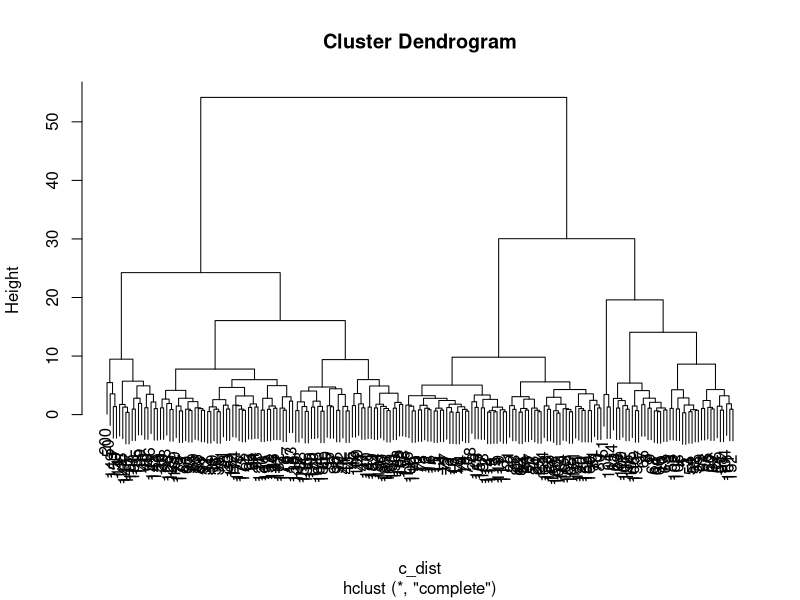
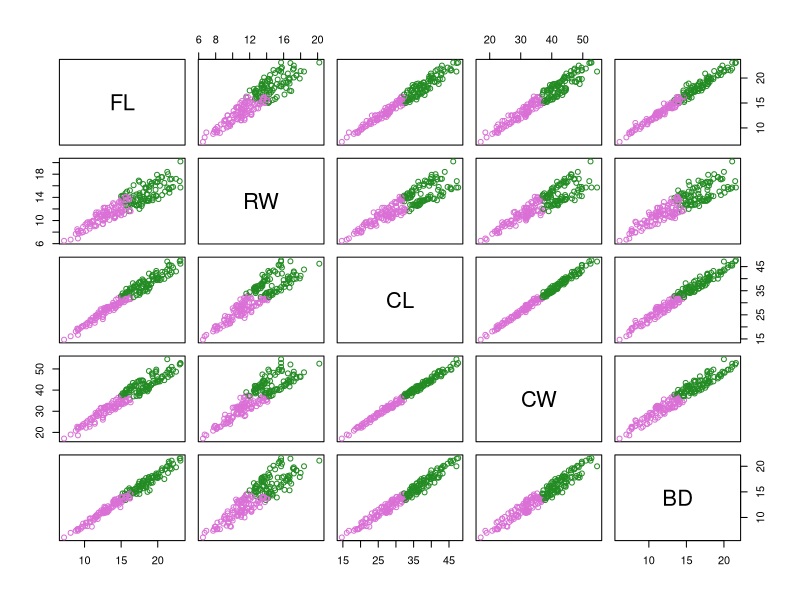
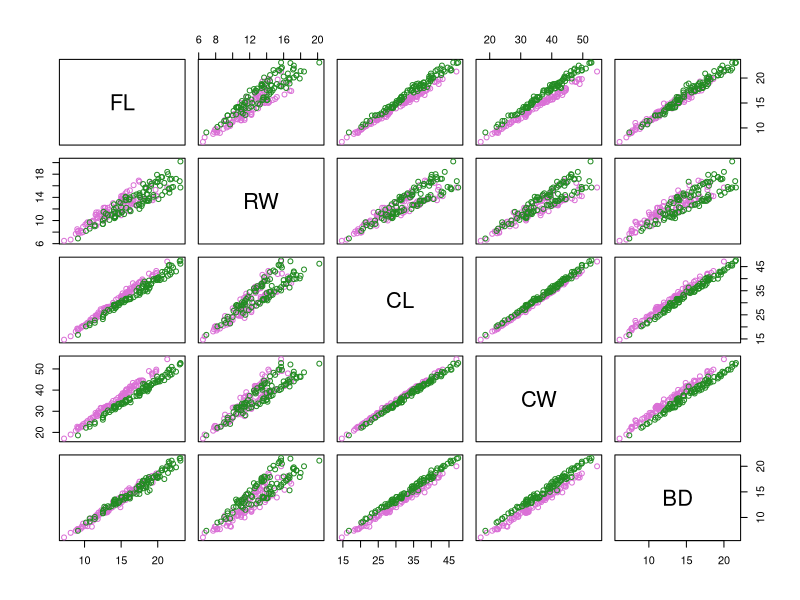
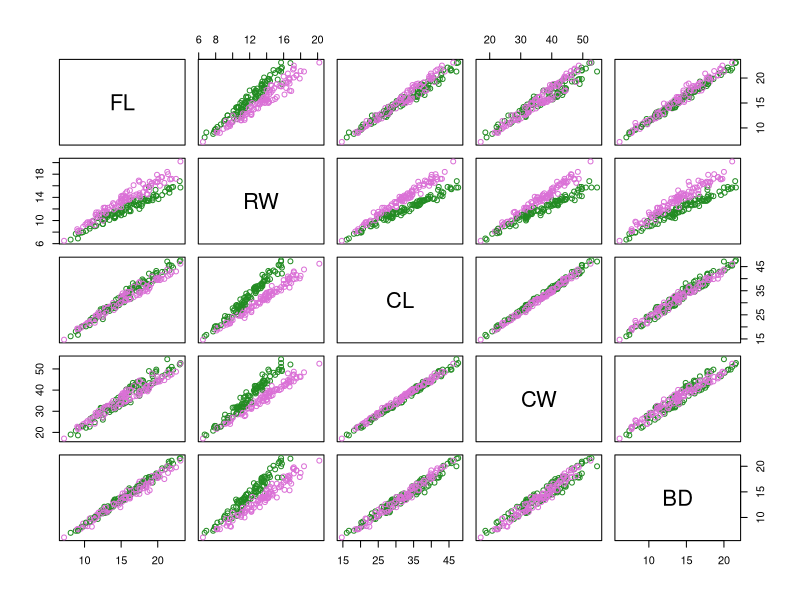
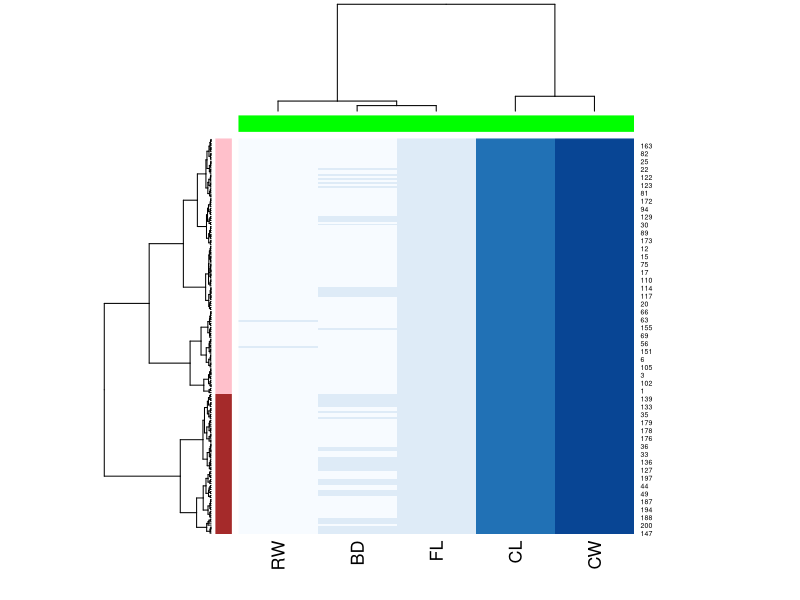
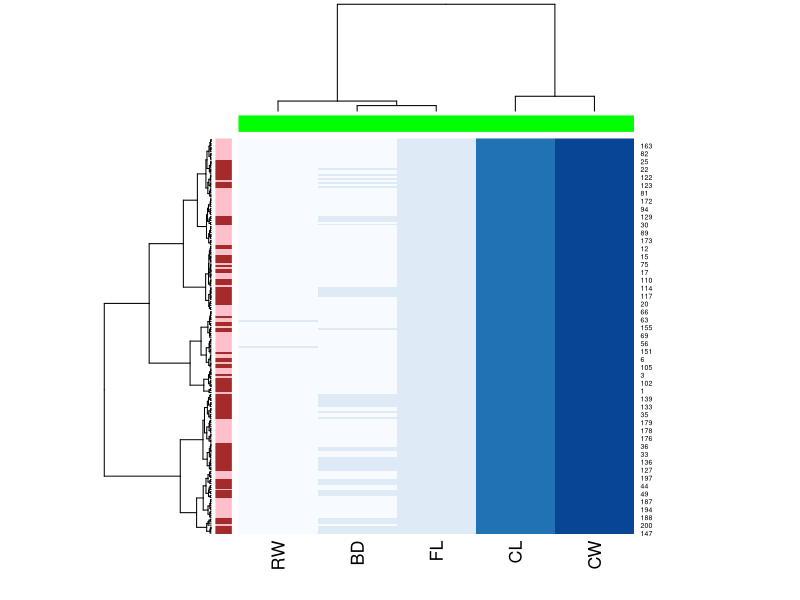

R code for these plots, in order:
## ----class.source="codeblock",eval=TRUE----
library(MASS)
data(crabs)


## ----class.source="codeblock",eval=TRUE----
?crabs
head(crabs)


## ----class.source="codeblock",eval=TRUE----
crabs_meas <-  crabs[,c("FL","RW","CL","CW","BD")]


## ----class.source="codeblock",eval=TRUE----
c_dist <- dist(crabs_meas)
c_hclust <- hclust(c_dist)
plot(c_hclust)


## ----class.source="codeblock",eval=TRUE----
c_clusters = cutree(c_hclust,k = 2)


## ----class.source="codeblock",eval=TRUE----
pairs(
    crabs_meas, 
    col = c("orchid","forestgreen")[c_clusters]
)

pairs(
    crabs_meas, 
    col = c("orchid","forestgreen")[factor(crabs$sp)]
)

pairs(
    crabs_meas, 
    col = c("orchid","forestgreen")[factor(crabs$sex)]
)


## ----class.source="codeblock",eval=TRUE----
h <- hclust(dist(crabs_meas),method="ward.D2")
c2 <- cutree(h,k=2)

hclust_fun <- function(x){
    f <- hclust(x, method = "ward.D2");
    return(f)
}

library(RColorBrewer)
heatmap(
    as.matrix(crabs_meas),
    hclustfun = hclust_fun,
    col = brewer.pal("Blues",n=8),
    RowSideColors = c("pink","brown")[c2], 
    ColSideColors = rep("green",5)
)


## ----class.source="codeblock",eval=TRUE----
heatmap(
    as.matrix(crabs_meas),
    hclustfun = hclust_fun,
    col = brewer.pal("Blues",n=8),
    RowSideColors = c("pink","brown")[factor(crabs$sex)], 
    ColSideColors = rep("green",5)
)

